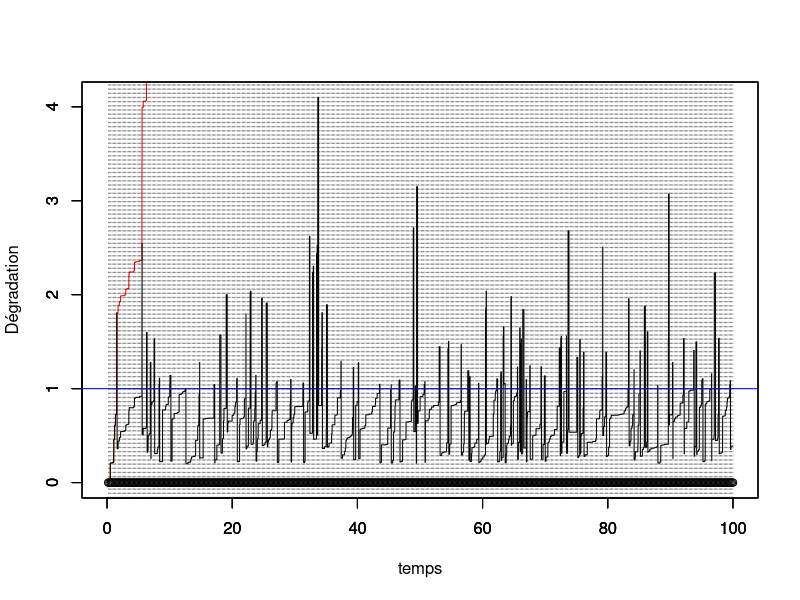
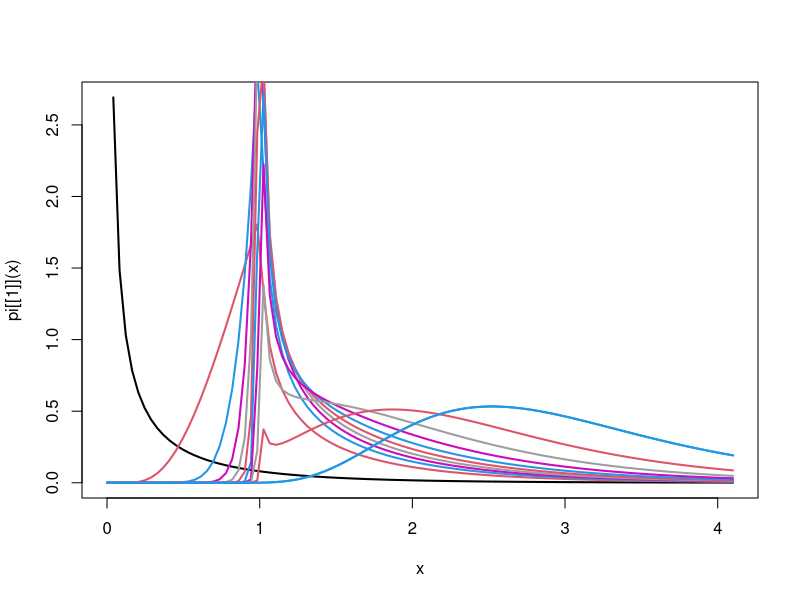

R code for these plots, in order:
# Programme d'optimisation de la maintenance en fonction de tau et de L
rm(list=ls())
library(ggplot2)
library(tidyverse)

# Définition des coûts d'inspections et  de maintenances.
C_I <- 5
C_P <- 50
C_C <- 100

MaintOpti <- function(tau,L=1){
  set.seed(123)
  rho = 0.8 # parametre ARDinf
  M=10 # seuil pout MC
  tps.final <-100 # fenêtre d'observation du processus
  id.newcycle <- FALSE # Initialisation du nb de cycle de renouvellement
  
  #set.seed(123)
  # Simulation d'un processus gamma jusqu'au temps final
  pas = 0.01 # pas de temps pour simuler le processus
  
  alpha = 1 # paramètre de forme de Gamma a = alpha (t)^beta
  beta = 1 # paramètre de forme  de Gamma
  b=1   # paramètre d'échelle du Gamma
  temps = seq(from = 0,to = tps.final,by = pas)
  
  n=length(temps)
  
  nb.inspections<- floor(tps.final/tau) # nombre d'inspections max pendant la fenêtre d'observation.
  
  obs<-numeric(nb.inspections) # données observées (pendant les inspections, à t_j^-)
  
  j<-1 # indicateur prochaine inspection
  j.newcycle <- 0 # identifier le j où nouveau cycle
  nb.cycles <- 1 # compteur de cycles
  
  x=matrix(nrow=nb.inspections+1,ncol = n) # processus Gamma simulé, nb.lignes = nb.cycles
  x[nb.cycles,1] = 0     # initialisation du processus Gamma = 0 à t=0
  for(i in 2:n){
    x[nb.cycles,i] = x[nb.cycles,i-1] + rgamma(1,scale = b, shape = alpha*(temps[i]^beta-temps[i-1]^beta))
  }
  y=numeric(n) # processus Gamma maintenu
  y.tilde=numeric(n) # processus Gamma maintenu
  
  y[1]<-0
  y.tilde[1]<-0
  
  while (j<=nb.inspections) {
    # boucle sur un cycle de renouvellement
    if (id.newcycle){
      # on resimule un x depuis 0
      x[nb.cycles,1] = 0     # initialisation du processus Gamma = 0 à t=0
      for(i in 2:n){
        x[nb.cycles,i] = x[nb.cycles,i-1] + rgamma(1,scale = b, shape = alpha*(temps[i]^beta-temps[i-1]^beta))
      }
      id.newcycle <- FALSE
    }
    
    y.tilde[((j-1)*tau/pas+2):(j*(tau/pas)+1)]<-y[((j-1)*tau/pas+2):(j*(tau/pas)+1)]<-y[(j-1)*tau/pas+1]+ x[nb.cycles,((j-j.newcycle-1)*tau/pas+2):((j-j.newcycle)*(tau/pas)+1)]- x[nb.cycles,(j-j.newcycle-1)*tau/pas+1]
    
    obs[j]<-y[j*tau/pas+1] # état dégradation à l'inspection (t_j^-)
    
    if (obs[j] < L) {
      #print("no action")
    } else {
      if (obs[j]<M) {
        y[j*tau/pas+1]<-(1-rho)*y[j*tau/pas+1] # on écrase (ARD infini)
      } else {
        y[j*tau/pas+1]<-0
        id.newcycle <- TRUE
        j.newcycle <- j
        nb.cycles <- nb.cycles+1
      }
    }
    j<-j+1
  }
  
  
  #df <- data.frame(temps,x,y)
  #mygraph <- ggplot(df,aes(x = temps)) +  
  #  geom_line(aes(y = y), color = "darkred") +
  #  geom_line(aes(y = x), color="steelblue", linetype="twodash") +
  #  geom_abline(slope = 0,intercept = L,color="blue") +
  #  geom_abline(slope = 0,intercept = M,color="red")
  
  
  temps.cycle<-c(0,tau*which(obs>M),tps.final)
  indice.temps.cycle <- c(1,tau/pas*(which(obs>M))+1,length(temps))
  
  
  for (k in 1:nb.cycles){
    plot(temps[indice.temps.cycle[k]:indice.temps.cycle[k+1]],x[k,1:(indice.temps.cycle[k+1]-indice.temps.cycle[k]+1)],col="red",type="l",ylim = c(0,max(y.tilde)),xlim = c(0,tps.final),xlab="",ylab="")
    par(new=T)
  }
  
  plot(temps,y.tilde,type="l",ylim=c(0,max(y.tilde)),xlim = c(0,tps.final),ylab="",xlab="")
  
  
  par(new=T)
  plot(tau*(1:nb.inspections),numeric(length = nb.inspections),ylim=c(0,max(y.tilde)),type="p",xlim = c(0,tps.final),xlab = "temps",ylab="Dégradation")
  abline(h=L,col="blue")
  abline(h=M,col="red")
  abline(v=tau*(1:nb.inspections), lty =3, col = grey(0.1), lwd = 0.45)
  
  #abline(v = tau*(1:nb.inspection))
  #####################################
  # Calcul de la loi stationnaire
  #####################################
  
  
  ## update 20/05/2021
  ## version discrétisée pour le calcul de la loi stationnaire
  
  # fonction ntrap : renvoie l'intégrale par la méthode des trapèzes
  ntrap <- function(abs,ord){
    # Cette fonction renvoie un vecteur de taille nc (pour différentes valeurs de y)
    # abscisse abs : vecteur de taille nl
    # ordonnée ord : matrice de taille nc*nl
    # (abs_i+1-abs_i)*(f(abs_i,ord)+f(abs_i,ord)/2
    # (matrix(1,ncol=1,nrow=nc)%*%diff(abs)) = (x_2-x_1 x_3-x_2 ...
    #                                           x_2-x_1 x_3-x_2 ...)
    
    nl<- length(abs)
    if (is.matrix(ord)){
      nc <- nrow(ord)
      res <- rowSums((matrix(1,ncol=1,nrow=nc)%*%diff(abs))*(ord[,-ncol(ord)]+ord[,-1])/2)
    } else {
      nc <- 1
      res <- sum(diff(abs)*(ord[-length(ord)]+ord[-1])/2)
    }
    return(res)
  }
  
  
  
  
  
  # vecteur de l'état x
  level.x <- seq(0.01,max(y.tilde),0.01)
  n.level.x <-length(level.x)
  
  ind.L <- which( level.x == L)
  ind.M <- which( level.x == M)
  
  
  level.y <- seq(0.01,max(y.tilde),0.01)
  n.level.y <-length(level.y)
  
  mat.trans <- matrix(0,ncol=n.level.y,nrow = n.level.x)
  mat.trans.rho <- matrix(0,ncol=n.level.y,nrow = n.level.x)
  
  for(i in 1:(n.level.x-1)){
    mat.trans[i,(i+1):n.level.y]<-dgamma(level.y[(i+1):n.level.y]-level.x[i],scale=b,shape = alpha*tau^beta)
    mat.trans.rho[i,(i+1):n.level.y]<-dgamma(level.y[(i+1):n.level.y]-(1-rho)*level.x[i],scale=b,shape = alpha*tau^beta)
  }
  
  K<-100
  w<-matrix(0,nrow=K,ncol=n.level.y)
  w[1,]<-dgamma(level.y,scale = b,shape=alpha*tau^beta)
  
  
  pi<-list()
  pi[[1]]<-function(x) dgamma(x,scale = b,shape=alpha*tau^beta)
  curve(pi[[1]](x), from = 0, to = max(level.x), lwd = 2, col = k)
  
  for(k in 2:K){
    
    # Contribution à la première intégrale :
    
    Q1 <- ntrap(level.x[1:ind.L],t(mat.trans[1:ind.L,]) * matrix(rep(w[k-1,1:ind.L],n.level.y),byrow = T,ncol = ind.L)) 
    # Contribution à la deuxième intégrale :
    
    if(length(ind.M) == 0){
      Q2 <- ntrap(level.x[(ind.L+1):length(level.x)],t(mat.trans.rho[(ind.L+1):length(level.x),]) *matrix(rep(w[k-1,(ind.L+1):length(level.x)],n.level.y),byrow = T,ncol = length(level.x)-ind.L) )
    } else {
      Q2 <- ntrap(level.x[(ind.L+1):ind.M],t(mat.trans.rho[(ind.L+1):ind.M,]) *matrix(rep(w[k-1,(ind.L+1):ind.M],n.level.y),byrow = T,ncol = ind.M-ind.L) )
    }
    
    
    # Contribution à la troisième intégrale :
    if(length(ind.M) == 0){
      Q3 <- 0
    } else {
      Q3 <- dgamma(level.y,scale=b,shape=alpha*tau^beta) * ntrap(level.x[(ind.M+1):n.level.y],w[k-1,(ind.M+1):n.level.y])
    }
    
    
    
    aux <- w[k,] <- (Q1+Q2+Q3)/ntrap(level.x,Q1+Q2+Q3)
    fn_w <- function(x) {
      res <- splinefun(x = level.x, y = aux)(x)*((0 < x) & (x<=max(level.x)))
      return(res)
    }
    pi[[k]] <- fn_w
    if(k%%10 == 0){
      curve(pi[[k]](x), from = 0, to = max(level.x), lwd = 2, add = TRUE, col = k,ylab = "w_k")
    }
    
    print(paste("L'intégrale de la", k,"-ième fonction vaut",integrate(fn_w,0,Inf)$value,sep=" "))
    #  scan()
  }
  ######################
  ###   fin update   ###
  ###################### 
  curve(pi[[K]](x), from = 0, to = max(level.x), add=T,lwd = 2, col = K)
  
  
  # 1ere intégrale \int_0^L \int_L^M f(y-x) pi(dx)
  
  #PI <- Vectorize(function(u) integrate(pi[[K]],0,u)$value)
  
  PI <- Vectorize(function(u,n=10000) {
    if (u>max(level.x)) {
      res<-1
    }
    else {
      #set.seed(123)
      x<-runif(n,0,u)
      res <- mean(pi[[K]](x))*u
    }  
    return(res)
  })
  
  
  
  # Tirer selon loi stationnaire :
  
  # Tirer un u selon U[0,1]
  samplePi.aux <- function() {
    uu<-runif(1)
    uniroot(function(u) PI(u) - uu,c(0,10000))$root
  }
  
  
  
  #ech<-replicate(10000,samplePi.aux())
  #yPi <- runif(10000,L,M)
  #mean(dgamma(yPi-ech,rate=beta,shape=alpha*tau)*(M-L))*PI(M)
  
  
  # Ne semble pas fonctionner quand on compare l'histo avec la densité ! 23/06/2021.
  
  yPi <- runif(100000,L,M)
  xPi <- runif(100000,0,M)
  
  int.1 <- mean(dgamma(yPi-xPi,scale=b,shape=alpha*tau^beta)*pi[[K]](xPi))*(M-L)*M
  print(paste("la proba que Y soit entre L et M vaut ",int.1))
  xPi <- rexp(100000,1)
  yPi <- runif(100000,0,M)
  int.2 <- 1-mean(dgamma(yPi-xPi,scale=b,shape=alpha*tau^beta)*pi[[K]](xPi)/dexp(xPi))*(M)
  print(paste("la proba que Y soit plus grand que M vaut ",int.2))
  
  res <- (C_I+C_P*int.1+C_C*int.2)/tau
  return(res)
}

#seq.tau<-seq(from = 0.1,to = 1,by = 0.01)
#cout.tau <-numeric(length(seq.tau))
cout.tau<-MaintOpti(0.2)


#for(ii in 1:length(seq.tau)){
#  cout.tau[ii] <- MaintOpti(tau = seq.tau[ii])
#}

#plot(seq.tau,cout.tau)


#seq.L<-seq(from = 0.5,to = 3.5,by = 0.1)
#cout.L <-numeric(length(seq.L))

#for(ii in 1:length(seq.L)){
#  cout.L[ii] <- MaintOpti(tau = 0.5,L=seq.L[ii])
#}

#plot(seq.L,cout.L)
